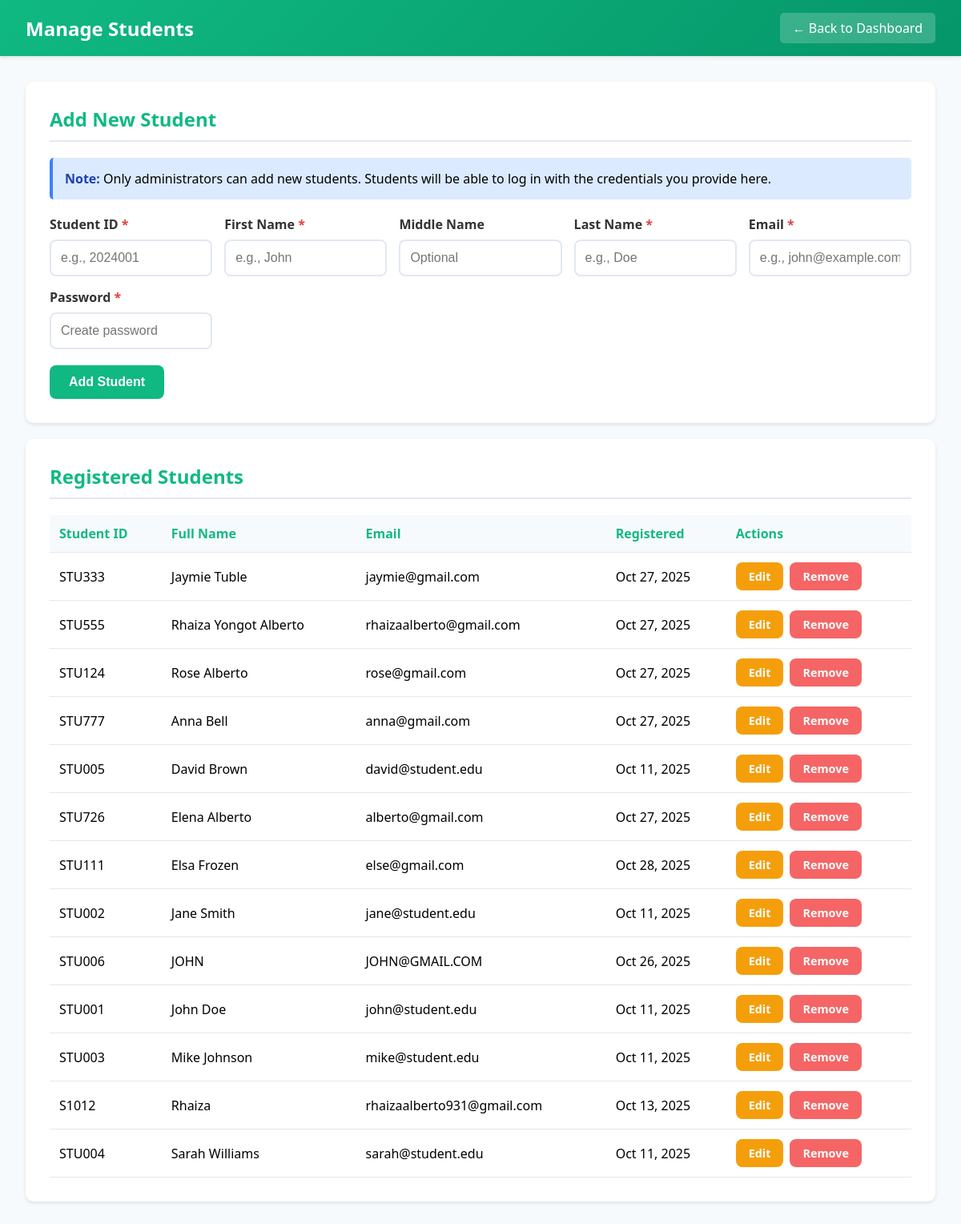
The app's page /manage_students.php (signed in) with its own data.
### tables this page shows
CREATE TABLE `users` (
  `id` int(11) NOT NULL,
  `student_id` varchar(50) NOT NULL,
  `first_name` varchar(100) DEFAULT NULL,
  `middle_name` varchar(100) DEFAULT NULL,
  `last_name` varchar(100) DEFAULT NULL,
  `full_name` varchar(100) NOT NULL,
  `email` varchar(100) NOT NULL,
  `password` varchar(255) NOT NULL,
  `role` enum('student','admin') DEFAULT 'student',
  `created_at` timestamp NOT NULL DEFAULT current_timestamp()
);

### manage_students.php (the view, shortened to what this page needs)
<?php
$conn = getDBConnection();
$editMode = false;
$editStudent = null;
$studentsQuery = "SELECT * FROM users WHERE role = 'student' ORDER BY last_name, first_name";
$students = $conn->query($studentsQuery);
?>
<!DOCTYPE html>
<html lang="en">
<head>
</head>
<body>
    <div class="navbar">
        <h1> Manage Students</h1>
        <a href="admin_dashboard.php">← Back to Dashboard</a>
    </div>
    <div class="container">
        <?php if ($editMode && $editStudent): ?>
        <div class="card">
            <h2> Edit Student</h2>
            <form method="POST" action="">
                <input type="hidden" name="user_id" value="<?php echo $editStudent['id']; ?>">
                <div class="form-grid">
                    <div class="form-group">
                        <label for="student_id">Student ID <span class="required">*</span></label>
                        <input type="text" id="student_id" name="student_id"
                               value="<?php echo htmlspecialchars($editStudent['student_id']); ?>" required>
                    </div>
                    <div class="form-group">
                        <label for="first_name">First Name <span class="required">*</span></label>
                        <input type="text" id="first_name" name="first_name"
                               value="<?php echo htmlspecialchars($editStudent['first_name'] ?? ''); ?>" required>
                    </div>
                    <div class="form-group">
                        <label for="middle_name">Middle Name</label>
                        <input type="text" id="middle_name" name="middle_name"
                               value="<?php echo htmlspecialchars($editStudent['middle_name'] ?? ''); ?>"
                               placeholder="Optional">
                    </div>
                    <div class="form-group">
                        <label for="last_name">Last Name <span class="required">*</span></label>
                        <input type="text" id="last_name" name="last_name"
                               value="<?php echo htmlspecialchars($editStudent['last_name'] ?? ''); ?>" required>
                    </div>
                    <div class="form-group">
                        <label for="email">Email <span class="required">*</span></label>
                        <input type="email" id="email" name="email"
                               value="<?php echo htmlspecialchars($editStudent['email']); ?>" required>
                    </div>
                    <div class="form-group">
                        <label for="password">New Password</label>
                        <input type="password" id="password" name="password"
                               placeholder="Leave blank to keep current">
                        <p class="password-note">Leave blank to keep the current password</p>
                    </div>
                </div>
                <button type="submit" name="edit_student" class="btn btn-primary">
                     Save Changes
                </button>
                <a href="manage_students.php" class="btn btn-secondary">Cancel</a>
            </form>
        </div>
        <?php else: ?>
        <div class="card">
            <h2> Add New Student</h2>
            <div class="info-banner">
                <strong> Note:</strong> Only administrators can add new students. Students will be able to log in with the credentials you provide here.
            </div>
            <form method="POST" action="">
                <div class="form-grid">
                    <div class="form-group">
                        <label for="student_id">Student ID <span class="required">*</span></label>
                        <input type="text" id="student_id" name="student_id"
                               placeholder="e.g., 2024001" required>
                    </div>
                    <div class="form-group">
                        <label for="first_name">First Name <span class="required">*</span></label>
                        <input type="text" id="first_name" name="first_name"
                               placeholder="e.g., John" required>
                    </div>
                    <div class="form-group">
                        <label for="middle_name">Middle Name</label>
                        <input type="text" id="middle_name" name="middle_name"
                               placeholder="Optional">
                    </div>
                    <div class="form-group">
                        <label for="last_name">Last Name <span class="required">*</span></label>
                        <input type="text" id="last_name" name="last_name"
                               placeholder="e.g., Doe" required>
                    </div>
                    <div class="form-group">
                        <label for="email">Email <span class="required">*</span></label>
                        <input type="email" id="email" name="email"
                               placeholder="e.g., john@example.com" required>
                    </div>
                    <div class="form-group">
                        <label for="password">Password <span class="required">*</span></label>
                        <input type="password" id="password" name="password"
                               placeholder="Create password" required>
                    </div>
                </div>
                <button type="submit" name="add_student" class="btn btn-primary">
                     Add Student
                </button>
            </form>
        </div>
        <?php endif; ?>
        <div class="card">
            <h2>Registered Students</h2>
            <?php if ($students->num_rows > 0): ?>
                <table>
                    <thead>
                        <tr>
                            <th>Student ID</th>
                            <th>Full Name</th>
                            <th>Email</th>
                            <th>Registered</th>
                            <th>Actions</th>
                        </tr>
                    </thead>
                    <tbody>
                        <?php while ($student = $students->fetch_assoc()): ?>
                            <tr class="<?php echo ($editMode && $editStudent && $student['id'] == $editStudent['id']) ? 'edit-highlight' : ''; ?>">
                                <td><?php echo htmlspecialchars($student['student_id']); ?></td>
                                <td><?php echo htmlspecialchars($student['full_name']); ?></td>
                                <td><?php echo htmlspecialchars($student['email']); ?></td>
                                <td><?php echo date('M d, Y', strtotime($student['created_at'])); ?></td>
                                <td>
                                    <div class="action-buttons">
                                        <a href="?edit=<?php echo $student['id']; ?>" class="btn btn-warning">
                                             Edit
                                        </a>
                                        <a href="?delete=<?php echo $student['id']; ?>"
                                           class="btn btn-danger"
                                           onclick="return confirm(' Remove this student?\n\nThis will also remove:\n- Their votes\n- Their candidacies\n\nThis action cannot be undone!')">
                                             Remove
                                        </a>
                                    </div>
                                </td>
                            </tr>
                        <?php endwhile; ?>
                    </tbody>
                </table>
            <?php else: ?>
                <p style="text-align: center; color: #666; padding: 20px;">No students registered yet.</p>
            <?php endif; ?>
        </div>
    </div>
</body>
</html>

### manage_students.php (style rules this page uses)
* { margin: 0; padding: 0; box-sizing: border-box; }
body { font-family: 'Segoe UI', Tahoma, Geneva, Verdana, sans-serif; background: #f7fafc; }
.navbar { background: linear-gradient(135deg, #10b981 0%, #059669 100%); color: white; padding: 1rem 2rem; display: flex; justify-content: space-between; align-items: center; box-shadow: 0 2px 4px rgba(0,0,0,0.1); }
.navbar h1 { font-size: 1.5em; }
.navbar a { color: white; text-decoration: none; padding: 8px 16px; background: rgba(255,255,255,0.2); border-radius: 5px; }
.container { max-width: 1200px; margin: 2rem auto; padding: 0 2rem; }
.card { background: white; padding: 30px; border-radius: 10px; box-shadow: 0 2px 4px rgba(0,0,0,0.1); margin-bottom: 20px; }
.card h2 { color: #10b981; margin-bottom: 20px; padding-bottom: 10px; border-bottom: 2px solid #e2e8f0; }
.form-grid { display: grid; grid-template-columns: repeat(auto-fit, minmax(200px, 1fr)); gap: 15px; margin-bottom: 20px; }
.form-group { margin-bottom: 0; }
label { display: block; margin-bottom: 8px; color: #333; font-weight: 600; }
label .required { color: #e53e3e; }
input { width: 100%; padding: 12px; border: 2px solid #e2e8f0; border-radius: 8px; font-size: 1em; transition: border-color 0.3s; }
.btn { padding: 12px 24px; border: none; border-radius: 8px; font-size: 1em; cursor: pointer; text-decoration: none; display: inline-block; transition: all 0.3s; font-weight: 600; }
.btn-primary { background: #10b981; color: white; }
.btn-warning { background: #f59e0b; color: white; padding: 8px 16px; font-size: 0.9em; }
.btn-danger { background: #f56565; color: white; padding: 8px 16px; font-size: 0.9em; }
table { width: 100%; border-collapse: collapse; }
th, td { padding: 12px; text-align: left; border-bottom: 1px solid #e2e8f0; }
th { background: #f7fafc; color: #10b981; font-weight: 600; }
.action-buttons { display: flex; gap: 8px; }
.info-banner { background: #dbeafe; border-left: 4px solid #3b82f6; padding: 15px; margin-bottom: 20px; border-radius: 5px; }
.info-banner strong { color: #1e40af; }

### records on screen
users: student "STU333", full_name "Jaymie Tuble", email "jaymie@gmail.com", created_at "Oct 27, 2025"
users: student "STU555", full_name "Rhaiza Yongot Alberto", email "rhaizaalberto@gmail.com", created_at "Oct 27, 2025"
users: student "STU124", full_name "Rose Alberto", email "rose@gmail.com", created_at "Oct 27, 2025"
users: student "STU777", full_name "Anna Bell", email "anna@gmail.com", created_at "Oct 27, 2025"
users: student "STU005", full_name "David Brown", email "david@student.edu", created_at "Oct 11, 2025"
users: student "STU726", full_name "Elena Alberto", email "alberto@gmail.com", created_at "Oct 27, 2025"
users: student "STU111", full_name "Elsa Frozen", email "else@gmail.com", created_at "Oct 28, 2025"
users: student "STU002", full_name "Jane Smith", email "jane@student.edu", created_at "Oct 11, 2025"
users: student "STU006", full_name "JOHN", email "JOHN@GMAIL.COM", created_at "Oct 26, 2025"
users: student "STU001", full_name "John Doe", email "john@student.edu", created_at "Oct 11, 2025"
users: student "STU003", full_name "Mike Johnson", email "mike@student.edu", created_at "Oct 11, 2025"
users: student "S1012", full_name "Rhaiza", email "rhaizaalberto931@gmail.com", created_at "Oct 13, 2025"
users: student "STU004", full_name "Sarah Williams", email "sarah@student.edu", created_at "Oct 11, 2025"
